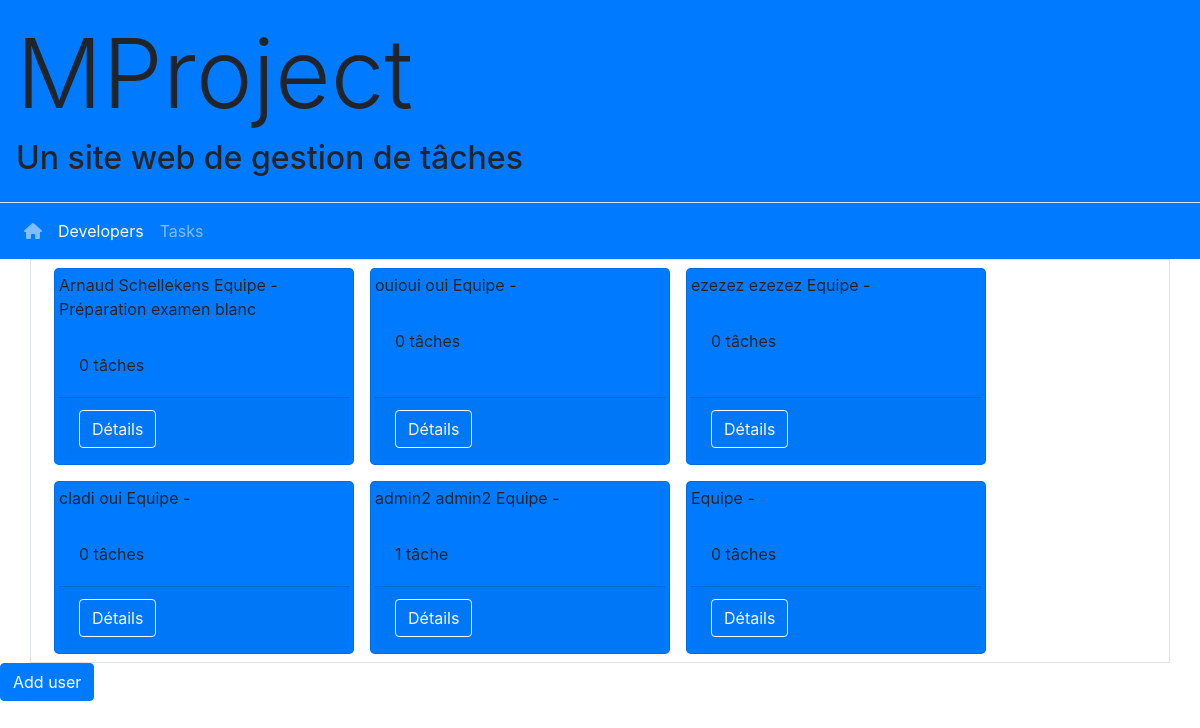
The page /developer/ (signed in) on the database its author committed.
### developer/models.py (models this page shows, shortened)
class Developer(AbstractUser):
    first_name = models.CharField("first name", max_length=200)
    last_name = models.CharField(max_length=200)
    team = models.ForeignKey(Team, related_name="devteam", on_delete= models.SET_NULL, null=True, verbose_name="team")
    REQUIRED_FIELDS=['first_name', 'last_name']
    def is_free(self):
        return self.tasks.count() ==0
    is_free.boolean = True
    is_free.short_description = 'Is free'

### team/models.py (models this page shows)
class Team(models.Model):
    name = models.CharField("name", max_length=200)
    description = models.TextField("description")
    class Meta:
        permissions = [
            ('team_management', 'Can create, assign and delete project'),
        ]

### task/models.py (models this page shows, shortened)
class Task(models.Model):
    title = models.CharField(max_length=100, unique=True)
    description = models.TextField()
    assignee = models.ForeignKey(Developer, related_name="tasks", on_delete = models.SET_NULL, null=True, verbose_name="assignee")
    project = models.ForeignKey(Project,related_name="tasksproject", on_delete = models.CASCADE, null=True, verbose_name="project")
    class Meta:
        permissions = [
            ('task_management', 'Can create, assign and delete task'),
        ]

### developer/views.py (the view)
# urls.py: path('', IndexView.as_view(), name='index'),
class IndexView(LoginRequiredMixin, ListView):
    model = Developer
    template_name = "developer/index.html"
    context_object_name = 'developers'
    def get_context_data(self, **kwargs):
        context = super(IndexView, self).get_context_data(**kwargs)
        context['form'] = ShortDeveloperForm
        return context

### developer/templates/developer/index.html (shortened to what this page needs)
{% extends "developer/_base.html" %}
{% block content %}
{% if developers %}
<div class="container-sm l-3 d-flex flex-wrap border">
    {% for dev in developers %}
    <div class="card bg-primary m-2 p-1 rounded-lg" style="width:300px">
        <div class="card-title">
        {{ dev.first_name }} {{ dev.last_name }} Equipe - {{dev.team.name}}
        </div>
        <div class="card-body">
        {{ dev.tasks.all|length }} tâche{{dev.tasks.all|length|pluralize}}
        </div>
    <div class="card-footer">
        <a href="{% url 'developer:detail' dev.id %}" class="btn btn-outline-light">Détails</a>
    </div>
</div>
{% endfor %}
</div>
{% else %}
<div class="container m-4">
    <alert class="alert alert-warning">Il n'y a aucun dévelopeur enregistré</alert>
</div>
{% endif %}
    {% include 'developer/_create_dev_modal.html' %}
{% endblock content %}

### developer/templates/developer/_base.html (shortened to what this page needs)
{% extends "_base.html" %}

### templates/_base.html (shortened to what this page needs)
<!DOCTYPE html>
<html lang="fr">
<head>
    <link rel="stylesheet" href="https://use.fontawesome.com/releases/v5.8.2/css/all.css">
    <link rel="stylesheet" href="//code.jquery.com/ui/1.12.1/themes/base/jquery-ui.css">
    <link rel="stylesheet" type="text/css" href="https://cdn.datatables.net/select/1.3.1/css/select.dataTables.min.css">
    <link rel="stylesheet" href="https://maxcdn.bootstrapcdn.com/bootstrap/4.5.2/css/bootstrap.min.css">
    <link rel="stylesheet" href="https://cdnjs.cloudflare.com/ajax/libs/fontawesome/4.7.0/css/font-awesome.min.css">
</head>
<body>
    <div class="p-3 bg-primary">
        <h1 class="display-1">MProject</h1>
        <h2>Un site web de gestion de tâches</h2>
    </div>
    <nav class="navbar navbar-expand-sm bg-primary navbar-dark border-top borderwhite">
        <ul class="navbar-nav">
            <li id="nav-home" class="nav-item">
                <a class="nav-link" href="/"><i class="fa fa-home"></i></a>
            </li>
            <li id="nav-dev" class="nav-item active">
                <a class="nav-link" href="{% url 'developer:index' %}">Developers</a>
            </li>
            <li id="nav-task" class="nav-item">
                <a class="nav-link" href="{% url 'task:index' %}">Tasks</a>
            </li>
        </ul>
    </nav>
    {% block content %}
    {% endblock content %}
</body>
</html>

### developer/templates/developer/_create_dev_modal.html (shortened to what this page needs)
{% load crispy_forms_tags %}
<button type="button" class="btn btn-primary" data-toggle="modal" data-target="#add-dev-modal">Add user</button>

### rows shown on the page
Developer: first_name "Arnaud", last_name "Schellekens", team.name "Préparation examen blanc", tasks.all|length "0"
Developer: first_name "ouioui", last_name "oui", tasks.all|length "0"
Developer: first_name "ezezez", last_name "ezezez", tasks.all|length "0"
Developer: first_name "cladi", last_name "oui", tasks.all|length "0"
Developer: first_name "admin2", last_name "admin2", tasks.all|length "1"
Developer: tasks.all|length "0"
